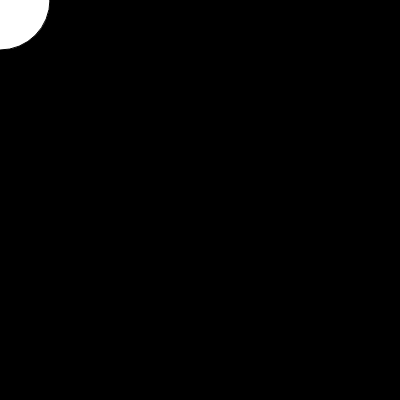
Frame 1 (no input)
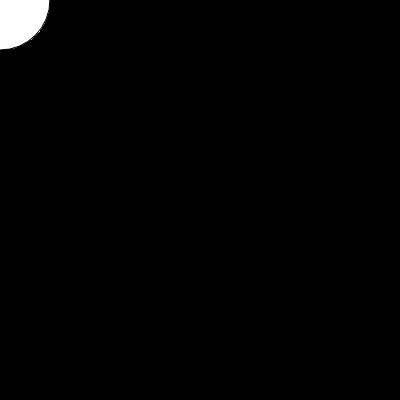
Frame 60 (no input)
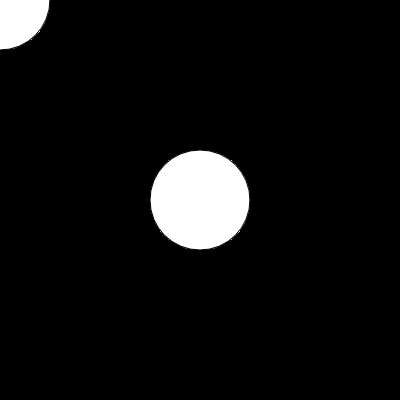
Frame 120 (the mouse pressed at the canvas centre since frame 60)

The p5.js sketch that drew these frames (run headless with seeded random() and noise() and a simulated clock; from frame 60 on, the mouse is pressed at the canvas centre):

// p5.js sketch
// ── sketch.js
// IMA NYU Shanghai
// MOQN
// Sep 16 2019


function setup() {
  createCanvas(400, 400);
  background(0);
}

function draw() {
  ellipse(mouseX, mouseY, 100, 100);
}
